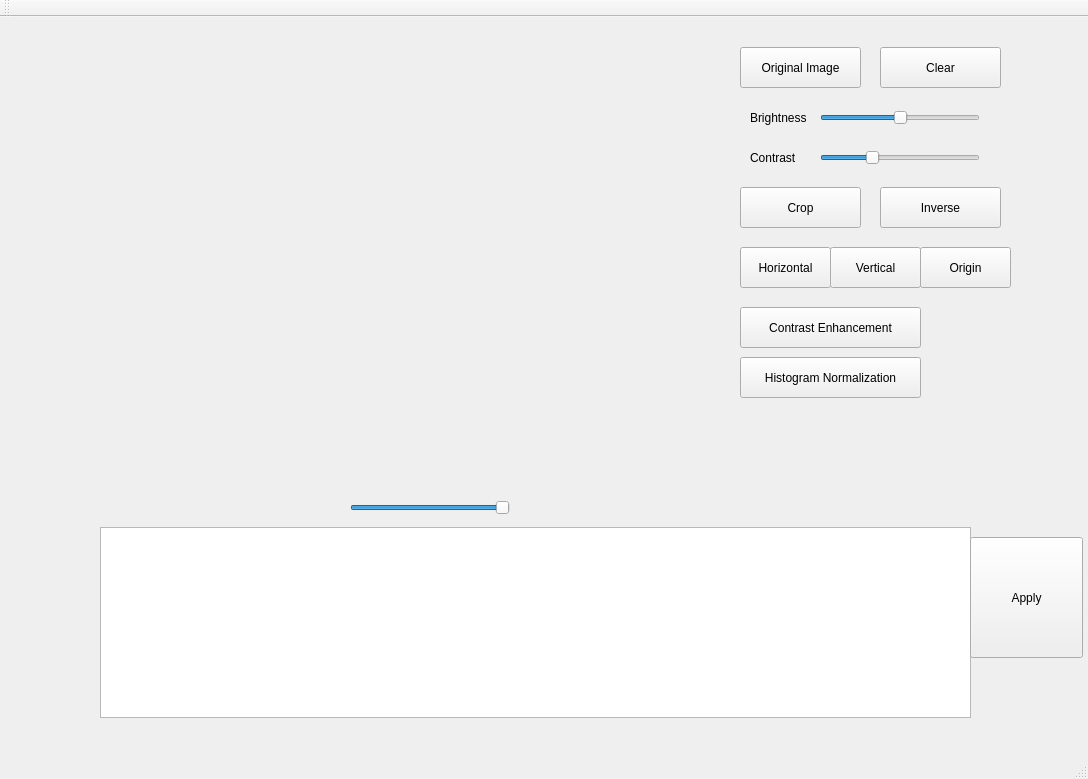
<?xml version="1.0" encoding="UTF-8"?>
<ui version="4.0">
 <class>MainWindow</class>
 <widget class="QMainWindow" name="MainWindow">
  <property name="geometry">
   <rect>
    <x>0</x>
    <y>0</y>
    <width>1088</width>
    <height>779</height>
   </rect>
  </property>
  <property name="sizePolicy">
   <sizepolicy hsizetype="Expanding" vsizetype="Expanding">
    <horstretch>0</horstretch>
    <verstretch>0</verstretch>
   </sizepolicy>
  </property>
  <property name="windowTitle">
   <string>MainWindow</string>
  </property>
  <widget class="QWidget" name="centralwidget">
   <widget class="QLabel" name="label_2">
    <property name="geometry">
     <rect>
      <x>100</x>
      <y>40</y>
      <width>631</width>
      <height>421</height>
     </rect>
    </property>
    <property name="sizePolicy">
     <sizepolicy hsizetype="Expanding" vsizetype="Expanding">
      <horstretch>0</horstretch>
      <verstretch>0</verstretch>
     </sizepolicy>
    </property>
    <property name="text">
     <string/>
    </property>
   </widget>
   <widget class="QSlider" name="horizontalSlider">
    <property name="geometry">
     <rect>
      <x>820</x>
      <y>90</y>
      <width>160</width>
      <height>22</height>
     </rect>
    </property>
    <property name="sizePolicy">
     <sizepolicy hsizetype="Expanding" vsizetype="Expanding">
      <horstretch>0</horstretch>
      <verstretch>0</verstretch>
     </sizepolicy>
    </property>
    <property name="minimum">
     <number>-200</number>
    </property>
    <property name="maximum">
     <number>200</number>
    </property>
    <property name="singleStep">
     <number>1</number>
    </property>
    <property name="value">
     <number>0</number>
    </property>
    <property name="sliderPosition">
     <number>0</number>
    </property>
    <property name="orientation">
     <enum>Qt::Horizontal</enum>
    </property>
   </widget>
   <widget class="QSlider" name="horizontalSlider_2">
    <property name="geometry">
     <rect>
      <x>820</x>
      <y>130</y>
      <width>160</width>
      <height>22</height>
     </rect>
    </property>
    <property name="sizePolicy">
     <sizepolicy hsizetype="Expanding" vsizetype="Expanding">
      <horstretch>0</horstretch>
      <verstretch>0</verstretch>
     </sizepolicy>
    </property>
    <property name="minimum">
     <number>1</number>
    </property>
    <property name="maximum">
     <number>30</number>
    </property>
    <property name="value">
     <number>10</number>
    </property>
    <property name="sliderPosition">
     <number>10</number>
    </property>
    <property name="orientation">
     <enum>Qt::Horizontal</enum>
    </property>
   </widget>
   <widget class="QPushButton" name="pushButton">
    <property name="geometry">
     <rect>
      <x>880</x>
      <y>170</y>
      <width>121</width>
      <height>41</height>
     </rect>
    </property>
    <property name="sizePolicy">
     <sizepolicy hsizetype="Expanding" vsizetype="Expanding">
      <horstretch>0</horstretch>
      <verstretch>0</verstretch>
     </sizepolicy>
    </property>
    <property name="text">
     <string>Inverse</string>
    </property>
   </widget>
   <widget class="QPushButton" name="pushButton_2">
    <property name="geometry">
     <rect>
      <x>740</x>
      <y>340</y>
      <width>181</width>
      <height>41</height>
     </rect>
    </property>
    <property name="sizePolicy">
     <sizepolicy hsizetype="Expanding" vsizetype="Expanding">
      <horstretch>0</horstretch>
      <verstretch>0</verstretch>
     </sizepolicy>
    </property>
    <property name="text">
     <string>Histogram Normalization</string>
    </property>
   </widget>
   <widget class="QPushButton" name="pushButton_3">
    <property name="geometry">
     <rect>
      <x>740</x>
      <y>290</y>
      <width>181</width>
      <height>41</height>
     </rect>
    </property>
    <property name="sizePolicy">
     <sizepolicy hsizetype="Expanding" vsizetype="Expanding">
      <horstretch>0</horstretch>
      <verstretch>0</verstretch>
     </sizepolicy>
    </property>
    <property name="text">
     <string>Contrast Enhancement</string>
    </property>
   </widget>
   <widget class="QLabel" name="label">
    <property name="geometry">
     <rect>
      <x>750</x>
      <y>90</y>
      <width>71</width>
      <height>21</height>
     </rect>
    </property>
    <property name="sizePolicy">
     <sizepolicy hsizetype="Expanding" vsizetype="Expanding">
      <horstretch>0</horstretch>
      <verstretch>0</verstretch>
     </sizepolicy>
    </property>
    <property name="text">
     <string>Brightness</string>
    </property>
   </widget>
   <widget class="QLabel" name="label_3">
    <property name="geometry">
     <rect>
      <x>750</x>
      <y>130</y>
      <width>71</width>
      <height>21</height>
     </rect>
    </property>
    <property name="sizePolicy">
     <sizepolicy hsizetype="Expanding" vsizetype="Expanding">
      <horstretch>0</horstretch>
      <verstretch>0</verstretch>
     </sizepolicy>
    </property>
    <property name="text">
     <string>Contrast</string>
    </property>
   </widget>
   <widget class="QListWidget" name="listWidget">
    <property name="geometry">
     <rect>
      <x>100</x>
      <y>510</y>
      <width>871</width>
      <height>191</height>
     </rect>
    </property>
    <property name="flow">
     <enum>QListView::LeftToRight</enum>
    </property>
    <property name="isWrapping" stdset="0">
     <bool>true</bool>
    </property>
    <property name="layoutMode">
     <enum>QListView::SinglePass</enum>
    </property>
    <property name="viewMode">
     <enum>QListView::IconMode</enum>
    </property>
    <property name="batchSize">
     <number>100</number>
    </property>
   </widget>
   <widget class="QPushButton" name="pushButton_4">
    <property name="geometry">
     <rect>
      <x>740</x>
      <y>30</y>
      <width>121</width>
      <height>41</height>
     </rect>
    </property>
    <property name="sizePolicy">
     <sizepolicy hsizetype="Expanding" vsizetype="Expanding">
      <horstretch>0</horstretch>
      <verstretch>0</verstretch>
     </sizepolicy>
    </property>
    <property name="text">
     <string>Original Image</string>
    </property>
   </widget>
   <widget class="QPushButton" name="pushButton_5">
    <property name="geometry">
     <rect>
      <x>880</x>
      <y>30</y>
      <width>121</width>
      <height>41</height>
     </rect>
    </property>
    <property name="sizePolicy">
     <sizepolicy hsizetype="Expanding" vsizetype="Expanding">
      <horstretch>0</horstretch>
      <verstretch>0</verstretch>
     </sizepolicy>
    </property>
    <property name="text">
     <string>Clear</string>
    </property>
   </widget>
   <widget class="QPushButton" name="pushButton_6">
    <property name="geometry">
     <rect>
      <x>970</x>
      <y>520</y>
      <width>113</width>
      <height>121</height>
     </rect>
    </property>
    <property name="sizePolicy">
     <sizepolicy hsizetype="Expanding" vsizetype="Expanding">
      <horstretch>0</horstretch>
      <verstretch>0</verstretch>
     </sizepolicy>
    </property>
    <property name="text">
     <string>Apply</string>
    </property>
   </widget>
   <widget class="QPushButton" name="pushButton_9">
    <property name="geometry">
     <rect>
      <x>740</x>
      <y>230</y>
      <width>91</width>
      <height>41</height>
     </rect>
    </property>
    <property name="text">
     <string>Horizontal</string>
    </property>
   </widget>
   <widget class="QPushButton" name="pushButton_10">
    <property name="geometry">
     <rect>
      <x>740</x>
      <y>170</y>
      <width>121</width>
      <height>41</height>
     </rect>
    </property>
    <property name="text">
     <string>Crop</string>
    </property>
   </widget>
   <widget class="QLabel" name="label_4">
    <property name="geometry">
     <rect>
      <x>990</x>
      <y>90</y>
      <width>58</width>
      <height>21</height>
     </rect>
    </property>
    <property name="text">
     <string/>
    </property>
   </widget>
   <widget class="QLabel" name="label_5">
    <property name="geometry">
     <rect>
      <x>990</x>
      <y>130</y>
      <width>58</width>
      <height>21</height>
     </rect>
    </property>
    <property name="text">
     <string/>
    </property>
   </widget>
   <widget class="QSlider" name="horizontalSlider_3">
    <property name="geometry">
     <rect>
      <x>350</x>
      <y>480</y>
      <width>160</width>
      <height>22</height>
     </rect>
    </property>
    <property name="sizePolicy">
     <sizepolicy hsizetype="Expanding" vsizetype="Expanding">
      <horstretch>0</horstretch>
      <verstretch>0</verstretch>
     </sizepolicy>
    </property>
    <property name="minimum">
     <number>-360</number>
    </property>
    <property name="maximum">
     <number>0</number>
    </property>
    <property name="singleStep">
     <number>1</number>
    </property>
    <property name="value">
     <number>0</number>
    </property>
    <property name="sliderPosition">
     <number>0</number>
    </property>
    <property name="orientation">
     <enum>Qt::Horizontal</enum>
    </property>
   </widget>
   <widget class="QPushButton" name="pushButton_11">
    <property name="geometry">
     <rect>
      <x>830</x>
      <y>230</y>
      <width>91</width>
      <height>41</height>
     </rect>
    </property>
    <property name="text">
     <string>Vertical</string>
    </property>
   </widget>
   <widget class="QPushButton" name="pushButton_12">
    <property name="geometry">
     <rect>
      <x>920</x>
      <y>230</y>
      <width>91</width>
      <height>41</height>
     </rect>
    </property>
    <property name="text">
     <string>Origin</string>
    </property>
   </widget>
  </widget>
  <widget class="QMenuBar" name="menubar">
   <property name="geometry">
    <rect>
     <x>0</x>
     <y>0</y>
     <width>1088</width>
     <height>22</height>
    </rect>
   </property>
   <property name="sizePolicy">
    <sizepolicy hsizetype="Expanding" vsizetype="Expanding">
     <horstretch>0</horstretch>
     <verstretch>0</verstretch>
    </sizepolicy>
   </property>
  </widget>
  <widget class="QStatusBar" name="statusbar">
   <property name="sizePolicy">
    <sizepolicy hsizetype="Expanding" vsizetype="Expanding">
     <horstretch>0</horstretch>
     <verstretch>0</verstretch>
    </sizepolicy>
   </property>
  </widget>
  <widget class="QToolBar" name="toolBar">
   <property name="sizePolicy">
    <sizepolicy hsizetype="Expanding" vsizetype="Expanding">
     <horstretch>0</horstretch>
     <verstretch>0</verstretch>
    </sizepolicy>
   </property>
   <property name="windowTitle">
    <string>toolBar</string>
   </property>
   <attribute name="toolBarArea">
    <enum>TopToolBarArea</enum>
   </attribute>
   <attribute name="toolBarBreak">
    <bool>false</bool>
   </attribute>
  </widget>
 </widget>
 <resources/>
 <connections/>
</ui>
